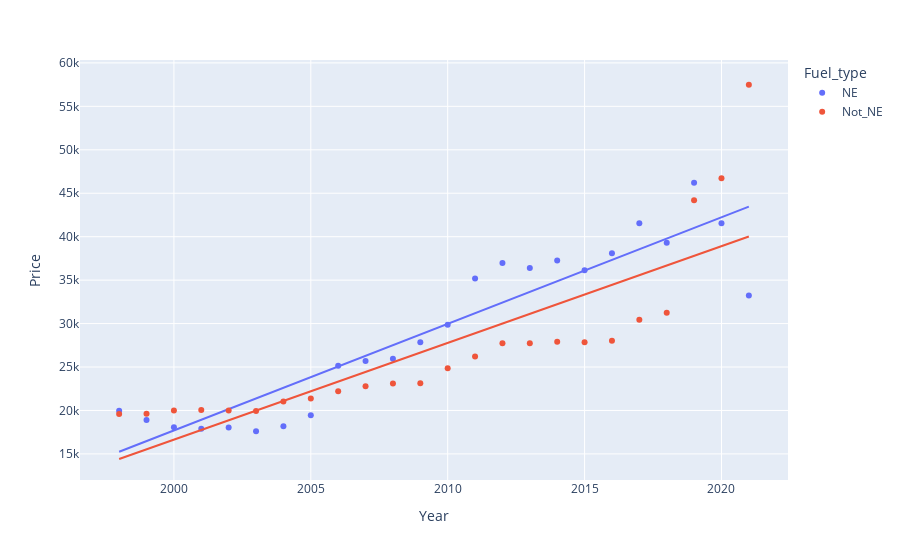

The notebook cell saved with this chart:
### Code cell
group = df_price.groupby(['Year','Fuel_type']).agg({'Price': 'mean'})
group = group.reset_index()
fig = px.scatter(group, x="Year", y="Price", color='Fuel_type',trendline='ols')
fig.show()

### Figure 1 — Plotly figure (JSON) as saved in the notebook; plotly's stock layout.template omitted (floating-point values rounded to 4 significant figures)
{"data": [{"hovertemplate": "Fuel_type=NE<br>Year=%{x}<br>Price=%{y}<extra></extra>", "legendgroup": "NE", "marker": {"color": "#636efa", "symbol": "circle"}, "mode": "markers", "name": "NE", "orientation": "v", "showlegend": true, "type": "scatter", "x": [1998, 1999, 2000, 2001, 2002, 2003, 2004, 2005, 2006, 2007, 2008, 2009, 2010, 2011, 2012, 2013, 2014, 2015, 2016, 2017, 2018, 2019, 2020, 2021], "xaxis": "x", "y": [19970.0, 18910.0, 18070.0, 17890.0, 18030.0, 17615, 18190.0, 19450.0, 25140.0, 25680.0, 25950.0, 27860.0, 29870.0, 35200.0, 36970.0, 36380.0, 37270.0, 36130.0, 38100.0, 41550.0, 39290.0, 46200.0, 41560.0, 33230.0], "yaxis": "y"}, {"hovertemplate": "<b>OLS trendline</b><br>Price = 1226.35 * Year + -2.435e+06<br>R<sup>2</sup>=0.859624<br><br>Fuel_type=NE<br>Year=%{x}<br>Price=%{y} <b>(trend)</b><extra></extra>", "legendgroup": "NE", "marker": {"color": "#636efa", "symbol": "circle"}, "mode": "lines", "name": "NE", "showlegend": false, "type": "scatter", "x": [1998, 1999, 2000, 2001, 2002, 2003, 2004, 2005, 2006, 2007, 2008, 2009, 2010, 2011, 2012, 2013, 2014, 2015, 2016, 2017, 2018, 2019, 2020, 2021], "xaxis": "x", "y": [15250.0, 16480.0, 17700.0, 18930.0, 20160.0, 21380.0, 22610.0, 23840.0, 25060.0, 26290.0, 27510.0, 28740.0, 29970.0, 31190.0, 32420.0, 33650.0, 34870.0, 36100.0, 37330.0, 38550.0, 39780.0, 41000.0, 42230.0, 43460.0], "yaxis": "y"}, {"hovertemplate": "Fuel_type=Not_NE<br>Year=%{x}<br>Price=%{y}<extra></extra>", "legendgroup": "Not_NE", "marker": {"color": "#EF553B", "symbol": "circle"}, "mode": "markers", "name": "Not_NE", "orientation": "v", "showlegend": true, "type": "scatter", "x": [1998, 1999, 2000, 2001, 2002, 2003, 2004, 2005, 2006, 2007, 2008, 2009, 2010, 2011, 2012, 2013, 2014, 2015, 2016, 2017, 2018, 2019, 2020, 2021], "xaxis": "x", "y": [19600.0, 19630.0, 19990.0, 20070.0, 19980.0, 19950.0, 21030.0, 21370.0, 22200.0, 22780.0, 23110.0, 23150.0, 24850.0, 26200.0, 27730.0, 27740.0, 27900.0, 27850.0, 28030.0, 30430.0, 31250.0, 44200.0, 46740.0, 57480.0], "yaxis": "y"}, {"hovertemplate": "<b>OLS trendline</b><br>Price = 1113.26 * Year + -2.20987e+06<br>R<sup>2</sup>=0.680154<br><br>Fuel_type=Not_NE<br>Year=%{x}<br>Price=%{y} <b>(trend)</b><extra></extra>", "legendgroup": "Not_NE", "marker": {"color": "#EF553B", "symbol": "circle"}, "mode": "lines", "name": "Not_NE", "showlegend": false, "type": "scatter", "x": [1998, 1999, 2000, 2001, 2002, 2003, 2004, 2005, 2006, 2007, 2008, 2009, 2010, 2011, 2012, 2013, 2014, 2015, 2016, 2017, 2018, 2019, 2020, 2021], "xaxis": "x", "y": [14420.0, 15530.0, 16640.0, 17760.0, 18870.0, 19980.0, 21100.0, 22210.0, 23320.0, 24440.0, 25550.0, 26660.0, 27780.0, 28890.0, 30000.0, 31120.0, 32230.0, 33340.0, 34460.0, 35570.0, 36680.0, 37800.0, 38910.0, 40020.0], "yaxis": "y"}], "layout": {"autosize": true, "legend": {"title": {"text": "Fuel_type"}, "tracegroupgap": 0}, "margin": {"t": 60}, "xaxis": {"anchor": "y", "autorange": true, "domain": [0, 1], "range": [1997.0, 2022.0], "title": {"text": "Year"}, "type": "linear"}, "yaxis": {"anchor": "x", "autorange": true, "domain": [0, 1], "range": [11980.0, 60750.0], "title": {"text": "Price"}, "type": "linear"}}}
